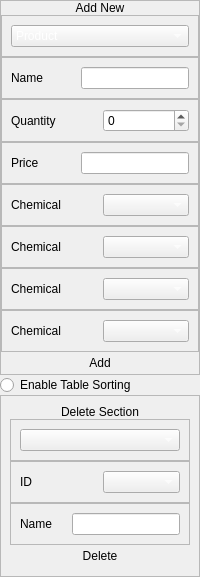
                  <widget class="QFrame" name="frame_160">
                   <property name="sizePolicy">
                    <sizepolicy hsizetype="Fixed" vsizetype="Preferred">
                     <horstretch>0</horstretch>
                     <verstretch>0</verstretch>
                    </sizepolicy>
                   </property>
                   <property name="frameShape">
                    <enum>QFrame::NoFrame</enum>
                   </property>
                   <property name="frameShadow">
                    <enum>QFrame::Plain</enum>
                   </property>
                   <layout class="QVBoxLayout" name="verticalLayout_54">
                    <property name="spacing">
                     <number>0</number>
                    </property>
                    <property name="leftMargin">
                     <number>0</number>
                    </property>
                    <property name="topMargin">
                     <number>0</number>
                    </property>
                    <property name="rightMargin">
                     <number>0</number>
                    </property>
                    <property name="bottomMargin">
                     <number>0</number>
                    </property>
                    <item>
                     <widget class="QFrame" name="frame_169">
                      <property name="sizePolicy">
                       <sizepolicy hsizetype="Preferred" vsizetype="Fixed">
                        <horstretch>0</horstretch>
                        <verstretch>0</verstretch>
                       </sizepolicy>
                      </property>
                      <property name="frameShape">
                       <enum>QFrame::NoFrame</enum>
                      </property>
                      <property name="frameShadow">
                       <enum>QFrame::Plain</enum>
                      </property>
                      <layout class="QVBoxLayout" name="verticalLayout_125" stretch="0">
                       <property name="spacing">
                        <number>0</number>
                       </property>
                       <property name="leftMargin">
                        <number>0</number>
                       </property>
                       <property name="topMargin">
                        <number>0</number>
                       </property>
                       <property name="rightMargin">
                        <number>0</number>
                       </property>
                       <property name="bottomMargin">
                        <number>0</number>
                       </property>
                       <item alignment="Qt::AlignVCenter">
                        <widget class="QFrame" name="frame_170">
                         <property name="frameShape">
                          <enum>QFrame::StyledPanel</enum>
                         </property>
                         <property name="frameShadow">
                          <enum>QFrame::Raised</enum>
                         </property>
                         <layout class="QVBoxLayout" name="verticalLayout_17">
                          <property name="spacing">
                           <number>0</number>
                          </property>
                          <property name="leftMargin">
                           <number>0</number>
                          </property>
                          <property name="topMargin">
                           <number>0</number>
                          </property>
                          <property name="rightMargin">
                           <number>0</number>
                          </property>
                          <property name="bottomMargin">
                           <number>0</number>
                          </property>
                          <item alignment="Qt::AlignBottom">
                           <widget class="QLabel" name="label_45">
                            <property name="styleSheet">
                             <string notr="true">font: 16pt &quot;Century Gothic&quot;;</string>
                            </property>
                            <property name="text">
                             <string>Add New</string>
                            </property>
                            <property name="alignment">
                             <set>Qt::AlignCenter</set>
                            </property>
                           </widget>
                          </item>
                          <item>
                           <widget class="QFrame" name="frame_171">
                            <property name="frameShape">
                             <enum>QFrame::StyledPanel</enum>
                            </property>
                            <property name="frameShadow">
                             <enum>QFrame::Raised</enum>
                            </property>
                            <layout class="QHBoxLayout" name="horizontalLayout_56">
                             <item>
                              <widget class="QComboBox" name="new_combo">
                               <property name="styleSheet">
                                <string notr="true">font: 10pt &quot;Century Gothic&quot;;
color: rgb(255, 255, 255);</string>
                               </property>
                               <item>
                                <property name="text">
                                 <string>Product</string>
                                </property>
                               </item>
                               <item>
                                <property name="text">
                                 <string>Chemical</string>
                                </property>
                               </item>
                              </widget>
                             </item>
                            </layout>
                           </widget>
                          </item>
                          <item alignment="Qt::AlignTop">
                           <widget class="QFrame" name="frame_173">
                            <property name="frameShape">
                             <enum>QFrame::StyledPanel</enum>
                            </property>
                            <property name="frameShadow">
                             <enum>QFrame::Raised</enum>
                            </property>
                            <layout class="QHBoxLayout" name="horizontalLayout_58">
                             <item>
                              <widget class="QLabel" name="label_89">
                               <property name="styleSheet">
                                <string notr="true">font: 12pt &quot;Century Gothic&quot;;
</string>
                               </property>
                               <property name="text">
                                <string>Name</string>
                               </property>
                              </widget>
                             </item>
                             <item alignment="Qt::AlignRight">
                              <widget class="QLineEdit" name="new_name"/>
                             </item>
                            </layout>
                           </widget>
                          </item>
                          <item alignment="Qt::AlignTop">
                           <widget class="QFrame" name="frame_174">
                            <property name="frameShape">
                             <enum>QFrame::StyledPanel</enum>
                            </property>
                            <property name="frameShadow">
                             <enum>QFrame::Raised</enum>
                            </property>
                            <layout class="QHBoxLayout" name="horizontalLayout_59">
                             <item>
                              <widget class="QLabel" name="label_90">
                               <property name="styleSheet">
                                <string notr="true">font: 12pt &quot;Century Gothic&quot;;
</string>
                               </property>
                               <property name="text">
                                <string>Quantity</string>
                               </property>
                              </widget>
                             </item>
                             <item>
                              <widget class="QSpinBox" name="new_quantity"/>
                             </item>
                            </layout>
                           </widget>
                          </item>
                          <item>
                           <widget class="QFrame" name="frame_175">
                            <property name="frameShape">
                             <enum>QFrame::StyledPanel</enum>
                            </property>
                            <property name="frameShadow">
                             <enum>QFrame::Raised</enum>
                            </property>
                            <layout class="QHBoxLayout" name="horizontalLayout_60">
                             <item>
                              <widget class="QLabel" name="label_91">
                               <property name="styleSheet">
                                <string notr="true">font: 12pt &quot;Century Gothic&quot;;
</string>
                               </property>
                               <property name="text">
                                <string>Price</string>
                               </property>
                              </widget>
                             </item>
                             <item alignment="Qt::AlignRight">
                              <widget class="QLineEdit" name="new_price"/>
                             </item>
                            </layout>
                           </widget>
                          </item>
                          <item>
                           <widget class="QFrame" name="frame_182">
                            <property name="frameShape">
                             <enum>QFrame::StyledPanel</enum>
                            </property>
                            <property name="frameShadow">
                             <enum>QFrame::Raised</enum>
                            </property>
                            <layout class="QHBoxLayout" name="horizontalLayout_66">
                             <item>
                              <widget class="QLabel" name="label_95">
                               <property name="styleSheet">
                                <string notr="true">font: 12pt &quot;Century Gothic&quot;;</string>
                               </property>
                               <property name="text">
                                <string>Chemical</string>
                               </property>
                              </widget>
                             </item>
                             <item>
                              <widget class="QComboBox" name="new_chemical1_combo">
                               <property name="styleSheet">
                                <string notr="true">font: 10pt &quot;Century Gothic&quot;;
color: rgb(255, 255, 255);</string>
                               </property>
                              </widget>
                             </item>
                            </layout>
                           </widget>
                          </item>
                          <item>
                           <widget class="QFrame" name="frame_183">
                            <property name="frameShape">
                             <enum>QFrame::StyledPanel</enum>
                            </property>
                            <property name="frameShadow">
                             <enum>QFrame::Raised</enum>
                            </property>
                            <layout class="QHBoxLayout" name="horizontalLayout_67">
                             <item>
                              <widget class="QLabel" name="label_96">
                               <property name="styleSheet">
                                <string notr="true">font: 12pt &quot;Century Gothic&quot;;</string>
                               </property>
                               <property name="text">
                                <string>Chemical</string>
                               </property>
                              </widget>
                             </item>
                             <item>
                              <widget class="QComboBox" name="new_chemical2_combo">
                               <property name="styleSheet">
                                <string notr="true">font: 10pt &quot;Century Gothic&quot;;
color: rgb(255, 255, 255);</string>
                               </property>
                              </widget>
                             </item>
                            </layout>
                           </widget>
                          </item>
                          <item>
                           <widget class="QFrame" name="frame_184">
                            <property name="frameShape">
                             <enum>QFrame::StyledPanel</enum>
                            </property>
                            <property name="frameShadow">
                             <enum>QFrame::Raised</enum>
                            </property>
                            <layout class="QHBoxLayout" name="horizontalLayout_68">
                             <item>
                              <widget class="QLabel" name="label_97">
                               <property name="styleSheet">
                                <string notr="true">font: 12pt &quot;Century Gothic&quot;;</string>
                               </property>
                               <property name="text">
                                <string>Chemical</string>
                               </property>
                              </widget>
                             </item>
                             <item>
                              <widget class="QComboBox" name="new_chemical3_combo">
                               <property name="styleSheet">
                                <string notr="true">font: 10pt &quot;Century Gothic&quot;;
color: rgb(255, 255, 255);</string>
                               </property>
                              </widget>
                             </item>
                            </layout>
                           </widget>
                          </item>
                          <item>
                           <widget class="QFrame" name="frame_185">
                            <property name="frameShape">
                             <enum>QFrame::StyledPanel</enum>
                            </property>
                            <property name="frameShadow">
                             <enum>QFrame::Raised</enum>
                            </property>
                            <layout class="QHBoxLayout" name="horizontalLayout_69">
                             <item>
                              <widget class="QLabel" name="label_98">
                               <property name="styleSheet">
                                <string notr="true">font: 12pt &quot;Century Gothic&quot;;</string>
                               </property>
                               <property name="text">
                                <string>Chemical</string>
                               </property>
                              </widget>
                             </item>
                             <item>
                              <widget class="QComboBox" name="new_chemical4_combo">
                               <property name="styleSheet">
                                <string notr="true">font: 10pt &quot;Century Gothic&quot;;
color: rgb(255, 255, 255);</string>
                               </property>
                              </widget>
                             </item>
                            </layout>
                           </widget>
                          </item>
                          <item>
                           <widget class="QPushButton" name="new_add">
                            <property name="cursor">
                             <cursorShape>PointingHandCursor</cursorShape>
                            </property>
                            <property name="styleSheet">
                             <string notr="true">font: 16pt &quot;Century Gothic&quot;;</string>
                            </property>
                            <property name="text">
                             <string>Add</string>
                            </property>
                            <property name="flat">
                             <bool>true</bool>
                            </property>
                           </widget>
                          </item>
                         </layout>
                        </widget>
                       </item>
                      </layout>
                     </widget>
                    </item>
                    <item alignment="Qt::AlignVCenter">
                     <widget class="QRadioButton" name="radioButton">
                      <property name="styleSheet">
                       <string notr="true">font: 12pt &quot;Century Gothic&quot;;
</string>
                      </property>
                      <property name="text">
                       <string>Enable Table Sorting</string>
                      </property>
                     </widget>
                    </item>
                    <item alignment="Qt::AlignBottom">
                     <widget class="QFrame" name="frame_203">
                      <property name="sizePolicy">
                       <sizepolicy hsizetype="Preferred" vsizetype="Preferred">
                        <horstretch>0</horstretch>
                        <verstretch>0</verstretch>
                       </sizepolicy>
                      </property>
                      <property name="frameShape">
                       <enum>QFrame::NoFrame</enum>
                      </property>
                      <property name="frameShadow">
                       <enum>QFrame::Plain</enum>
                      </property>
                      <layout class="QVBoxLayout" name="verticalLayout_109" stretch="0">
                       <property name="spacing">
                        <number>9</number>
                       </property>
                       <property name="leftMargin">
                        <number>0</number>
                       </property>
                       <property name="topMargin">
                        <number>0</number>
                       </property>
                       <property name="rightMargin">
                        <number>0</number>
                       </property>
                       <property name="bottomMargin">
                        <number>0</number>
                       </property>
                       <item alignment="Qt::AlignVCenter">
                        <widget class="QFrame" name="frame_204">
                         <property name="frameShape">
                          <enum>QFrame::StyledPanel</enum>
                         </property>
                         <property name="frameShadow">
                          <enum>QFrame::Raised</enum>
                         </property>
                         <layout class="QVBoxLayout" name="verticalLayout_46">
                          <property name="spacing">
                           <number>0</number>
                          </property>
                          <property name="leftMargin">
                           <number>9</number>
                          </property>
                          <property name="topMargin">
                           <number>9</number>
                          </property>
                          <property name="rightMargin">
                           <number>9</number>
                          </property>
                          <property name="bottomMargin">
                           <number>9</number>
                          </property>
                          <item alignment="Qt::AlignBottom">
                           <widget class="QLabel" name="label_44">
                            <property name="styleSheet">
                             <string notr="true">font: 16pt &quot;Century Gothic&quot;;</string>
                            </property>
                            <property name="text">
                             <string>Delete Section</string>
                            </property>
                            <property name="alignment">
                             <set>Qt::AlignCenter</set>
                            </property>
                           </widget>
                          </item>
                          <item>
                           <widget class="QFrame" name="frame_205">
                            <property name="frameShape">
                             <enum>QFrame::StyledPanel</enum>
                            </property>
                            <property name="frameShadow">
                             <enum>QFrame::Raised</enum>
                            </property>
                            <layout class="QHBoxLayout" name="horizontalLayout_31">
                             <item>
                              <widget class="QComboBox" name="inventory_update_combo_2">
                               <property name="styleSheet">
                                <string notr="true">font: 10pt &quot;Century Gothic&quot;;
color: rgb(255, 255, 255);</string>
                               </property>
                              </widget>
                             </item>
                            </layout>
                           </widget>
                          </item>
                          <item alignment="Qt::AlignTop">
                           <widget class="QFrame" name="frame_206">
                            <property name="frameShape">
                             <enum>QFrame::StyledPanel</enum>
                            </property>
                            <property name="frameShadow">
                             <enum>QFrame::Raised</enum>
                            </property>
                            <layout class="QHBoxLayout" name="horizontalLayout_70">
                             <item>
                              <widget class="QLabel" name="label_78">
                               <property name="styleSheet">
                                <string notr="true">font: 12pt &quot;Century Gothic&quot;;</string>
                               </property>
                               <property name="text">
                                <string>ID</string>
                               </property>
                              </widget>
                             </item>
                             <item>
                              <widget class="QComboBox" name="inventory_id_combo_2">
                               <property name="styleSheet">
                                <string notr="true">font: 10pt &quot;Century Gothic&quot;;
color: rgb(255, 255, 255);</string>
                               </property>
                              </widget>
                             </item>
                            </layout>
                           </widget>
                          </item>
                          <item alignment="Qt::AlignTop">
                           <widget class="QFrame" name="frame_221">
                            <property name="frameShape">
                             <enum>QFrame::StyledPanel</enum>
                            </property>
                            <property name="frameShadow">
                             <enum>QFrame::Raised</enum>
                            </property>
                            <layout class="QHBoxLayout" name="horizontalLayout_72">
                             <item>
                              <widget class="QLabel" name="label_80">
                               <property name="styleSheet">
                                <string notr="true">font: 12pt &quot;Century Gothic&quot;;
</string>
                               </property>
                               <property name="text">
                                <string>Name</string>
                               </property>
                              </widget>
                             </item>
                             <item alignment="Qt::AlignRight">
                              <widget class="QLineEdit" name="inventory_name_2"/>
                             </item>
                            </layout>
                           </widget>
                          </item>
                          <item>
                           <widget class="QPushButton" name="new_delete_btn">
                            <property name="cursor">
                             <cursorShape>PointingHandCursor</cursorShape>
                            </property>
                            <property name="styleSheet">
                             <string notr="true">font: 16pt &quot;Century Gothic&quot;;</string>
                            </property>
                            <property name="text">
                             <string>Delete</string>
                            </property>
                            <property name="flat">
                             <bool>true</bool>
                            </property>
                           </widget>
                          </item>
                         </layout>
                        </widget>
                       </item>
                      </layout>
                     </widget>
                    </item>
                   </layout>
                  </widget>
